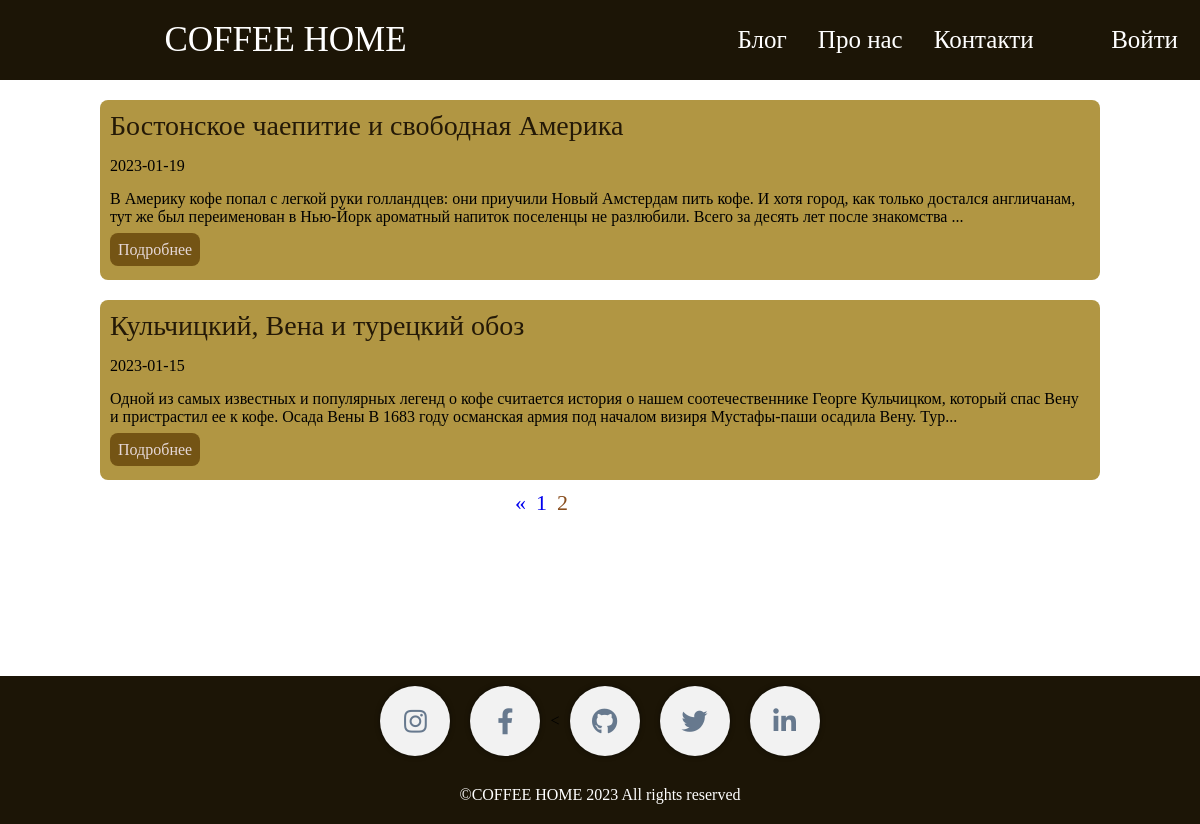
Screenshot of /blog/?page=2 with the database file from the repository.
### models.py (models this page shows, shortened)
class Posts(db.Model):
    id = db.Column(db.Integer, primary_key=True)
    title = db.Column(db.String(150), nullable=True)
    slug = db.Column(db.String(150), unique=True)
    text = db.Column(db.Text)
    date = db.Column(db.DateTime, default=datetime.now())

### posts/posts.py (the view)
@posts.route('/')
def index():
    posts = Posts.query.order_by(Posts.date.desc())
    page = request.args.get('page')
    if page and page.isdigit():
        page = int(page)
    else:
        page = 1
    pages = posts.paginate(page=page, per_page=5)
    return render_template('posts/index.html', posts=posts, pages=pages)

### posts/templates/posts/index.html (shortened to what this page needs)
{% extends 'posts/base_posts.html' %}
{% block content %} {{ super() }} {% endblock %}
{% block main %}
<main>
  <section class="list-posts">
    {% for el in pages.items %}
    <article class="post">
      <a class="post-title" href="{{ url_for('blue_posts.post_detail', slug=el.slug) }}">{{ el.title }}</a>
      <p class="post-data">{{ el.date.date() }}</p>
      <p class="posr-text">{{ el.text[:250] }}...</p>
      <a class="post-button" href="{{ url_for('blue_posts.post_detail', slug=el.slug) }}">Подробнее</a><br />
    </article>
    {% endfor %}
  </section>
  <ul class="pagination">
    {% if pages.has_prev %}
    <li class="disabled" >
      <a href="./?page={{ pages.prev_num }}"><span>&laquo;</span></a>
    </li>
    {% endif %}
    {% for page in pages.iter_pages() %}
    <li {% if page == pages.page %} class="active" {% endif %}>
      <a href="./?page={{ page }}">{{ page }}</a>
    </li>
    {% endfor %}
  </ul>
</main>
{% endblock %}

### posts/static/css/style.css (style rules this page uses)
html { box-sizing: border-box; font-size: 16px; }
*, *:before, *:after { box-sizing: inherit; }
body, h1, h2, h3, h4, h5, h6, p, ol, ul { margin: 0; padding: 0; font-weight: normal; }
ol, ul { list-style: none; }
a { text-decoration: none; }
body { max-width: 1920px; width: 100%; margin: auto; }
main { margin-top: 80px; margin-bottom: 150px; }
.list-posts { margin: 100px auto 0 auto; width: 1000px; }
.post { height: 180px; margin-top: 20px; padding: 10px; border-radius: 8px; background-color: rgb(177, 150, 67); }
.post-title { font-size: 28px; color: rgb(36, 25, 7); }
.post p { margin: 15px 0; }
.post-button { padding: 8px; border: 0; border-radius: 8px; color: rgb(230, 216, 216); background-color: rgb(116, 84, 20); }
.pagination { display: flex; font-size: 22px; margin-left: 510px; }
.pagination li { margin: 10px 5px; }
.active a { color: rgb(137, 78, 30); }

### rows the page displays
Posts: title "Бостонское чаепитие и свободная Америка", date "2023-01-19", text "В Америку кофе попал с легкой руки голландцев: они приучили Новый Амстердам пить кофе. И хотя город, как только достался англичанам, тут же был переименован в Нью-Йорк ароматный напиток поселенцы не разлюбили. Всего за десять лет после знакомства"
Posts: title "Кульчицкий, Вена и турецкий обоз", date "2023-01-15", text "Одной из самых известных и популярных легенд о кофе считается история о нашем соотечественнике Георге Кульчицком, который спас Вену и пристрастил ее к кофе. Осада Вены В 1683 году османская армия под началом визиря Мустафы-паши осадила Вену. Тур"

### other values shown
{{ page }} "1" "2"
